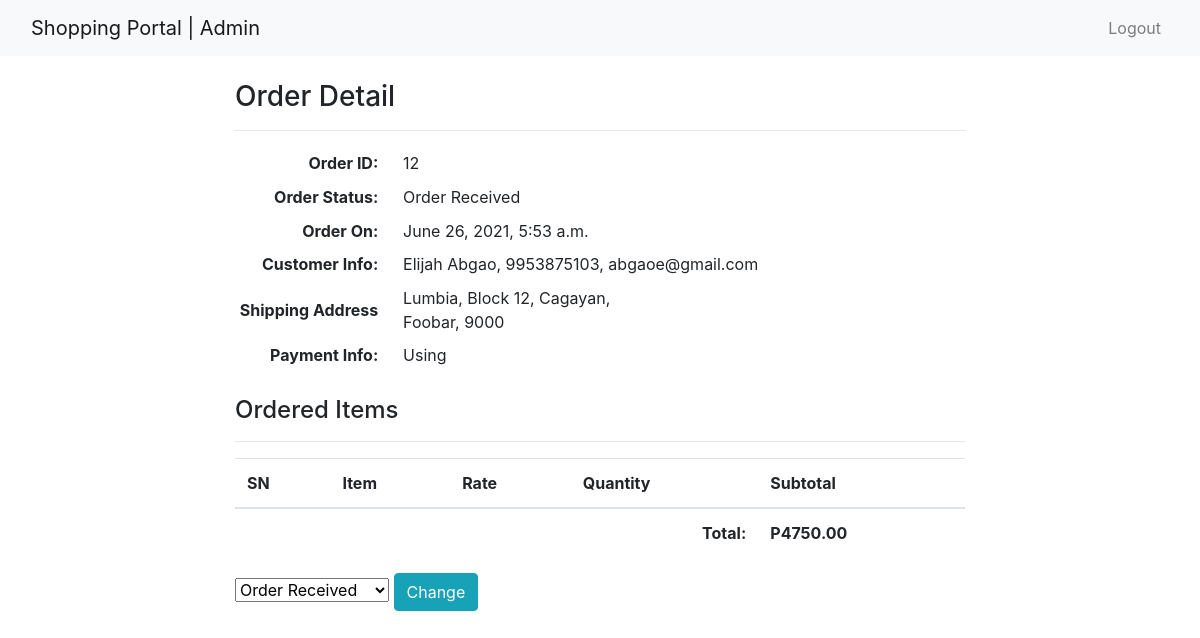
Screenshot of /admin-order/12/ (signed in) with the database file from the repository.
### ecomapp/models.py (models this page shows, shortened)
class Order(models.Model):
    cart = models.OneToOneField(Cart, on_delete=models.CASCADE)
    fullname = models.CharField(max_length=200)
    barangay = models.CharField(max_length=200, null=True, blank=True)
    street = models.CharField(max_length=200, null=True, blank=True)
    city = models.CharField(max_length=200, null=True, blank=True)
    province = models.CharField(max_length=200, null=True, blank=True)
    postal = models.IntegerField(null=True, blank=True)
    mobile = models.CharField(max_length=11)
    email = models.EmailField(null=True, blank=True)
    subtotal = models.PositiveIntegerField()
    discount = models.PositiveIntegerField()
    total = models.PositiveIntegerField()
    order_status = models.CharField(max_length=50, choices=ORDER_STATUS)
    created_at = models.DateTimeField(auto_now_add=True)
    payment_completed = models.BooleanField(default=False, null=True, blank=True)
    number = models.CharField(max_length=20)
    transaction_id = models.CharField(max_length=255)

class Cart(models.Model):
    customer = models.ForeignKey(Customer, on_delete=models.SET_NULL, null=True, blank=True)
    total = models.PositiveIntegerField(default=0)
    created_at = models.DateTimeField(auto_now_add=True)
    @property
    def get_orig_total(self):
        subtotal = self.total
        num = 250
        total = subtotal + num
        return total

### ecomapp/views.py (the view)
# urls.py: path("admin-order/<int:pk>/", AdminOrderDetailView.as_view(), name="adminorderdetail"),
class AdminOrderDetailView(AdminRequiredMixin, DetailView):
    template_name = "adminpages/adminorderdetail.html"
    model = Order
    context_object_name = "ord_obj"
    def get_context_data(self, **kwargs):
        context = super().get_context_data(**kwargs)
        context["allstatus"] = ORDER_STATUS
        return context

### ecomapp/views.py (called while the page is built)
    def dispatch(self, request, *args, **kwargs):
        if request.user.is_authenticated and Admin.objects.filter(user=request.user).exists():
            pass
        else:
            return redirect("/admin-login/")
        return super().dispatch(request, *args, **kwargs)

### templates/adminpages/adminorderdetail.html (shortened to what this page needs)
{% extends 'adminpages/adminbase.html' %}
{% load humanize %}
{% block content %}
<div class="container my-4">
    <div class="row">
        <div class="col-md-8 mx-auto">
            <h3>Order Detail</h3>
            <hr>
            <div class="table-responsive-sm">
                <table class="table-sm">
                <tbody>
                    <tr>
                        <th scope="row" style="text-align:right;">Order ID:</th>
                        <td style="padding-left: 20px;">{{ord_obj.id}}</td>
                    </tr>
                    <tr>
                        <th scope="row" style="text-align:right;">Order Status:</th>
                        <td style="padding-left: 20px;">{{ord_obj.order_status}}</td>
                    </tr>
                    <tr>
                        <th scope="row" style="text-align:right;">Order On:</th>
                        <td style="padding-left: 20px;">{{ord_obj.created_at}}</td>
                    </tr>
                    <tr>
                        <th scope="row" style="text-align:right;">Customer Info:</th>
                        <td style="padding-left: 20px;">{{ord_obj.fullname}}, {{ord_obj.mobile}}, {{ord_obj.email}}</td>
                    </tr>
                    <tr>
                        <th scope="row" style="text-align:right;">Shipping Address</th>
                        <td style="padding-left: 20px;">{{ord_obj.barangay}}, {{ord_obj.street}}, {{ord_obj.city}}, <br>
                        {{ord_obj.province}}, {{ord_obj.postal}}</td>
                    </tr>
                    <tr>
                        <th scope="row" style="text-align:right;">Payment Info:</th>
                        <td style="padding-left: 20px;">Using {{ord_obj.payment_method}}</td>
                    </tr>
                </tbody>
            </table>
            </div>
           <br>
            <h4>Ordered Items</h4>
            <hr>
            <table class="table">
                <thead>
                    <tr>
                        <th>SN</th>
                        <th>Item</th>
                        <th>Rate</th>
                        <th>Quantity</th>
                        <th>Subtotal</th>
                    </tr>
                </thead>
                <tbody>
                    <tr>
                        <th colspan="4" class="text-right">Total: </th>
                        <th>P{{ord_obj.cart.get_orig_total}}.00</th>
                    </tr>
                </tbody>
            </table>
            <form action="{% url 'ecomapp:adminorderstatuschange' ord_obj.id %}" method="POST">
                <select name="status">
                    {% for i, j in allstatus %}
                    <option value="{{i}}" {% if i == ord_obj.order_status %}selected{% endif %}>{{j}}</option>
                    {% endfor %}
                </select>
                <button class="btn btn-info">Change</button>
            </form>
        </div>
    </div>
</div>
{% endblock %}

### rows the page displays
Order: id "12", order_status "Order Received", created_at "June 26, 2021, 5:53 a.m.", fullname "Elijah Abgao", mobile "9953875103", email "abgaoe@gmail.com", barangay "Lumbia", street "Block 12", city "Cagayan", province "Foobar", postal "9000", cart.get_orig_total "4750", status "Order Received"
